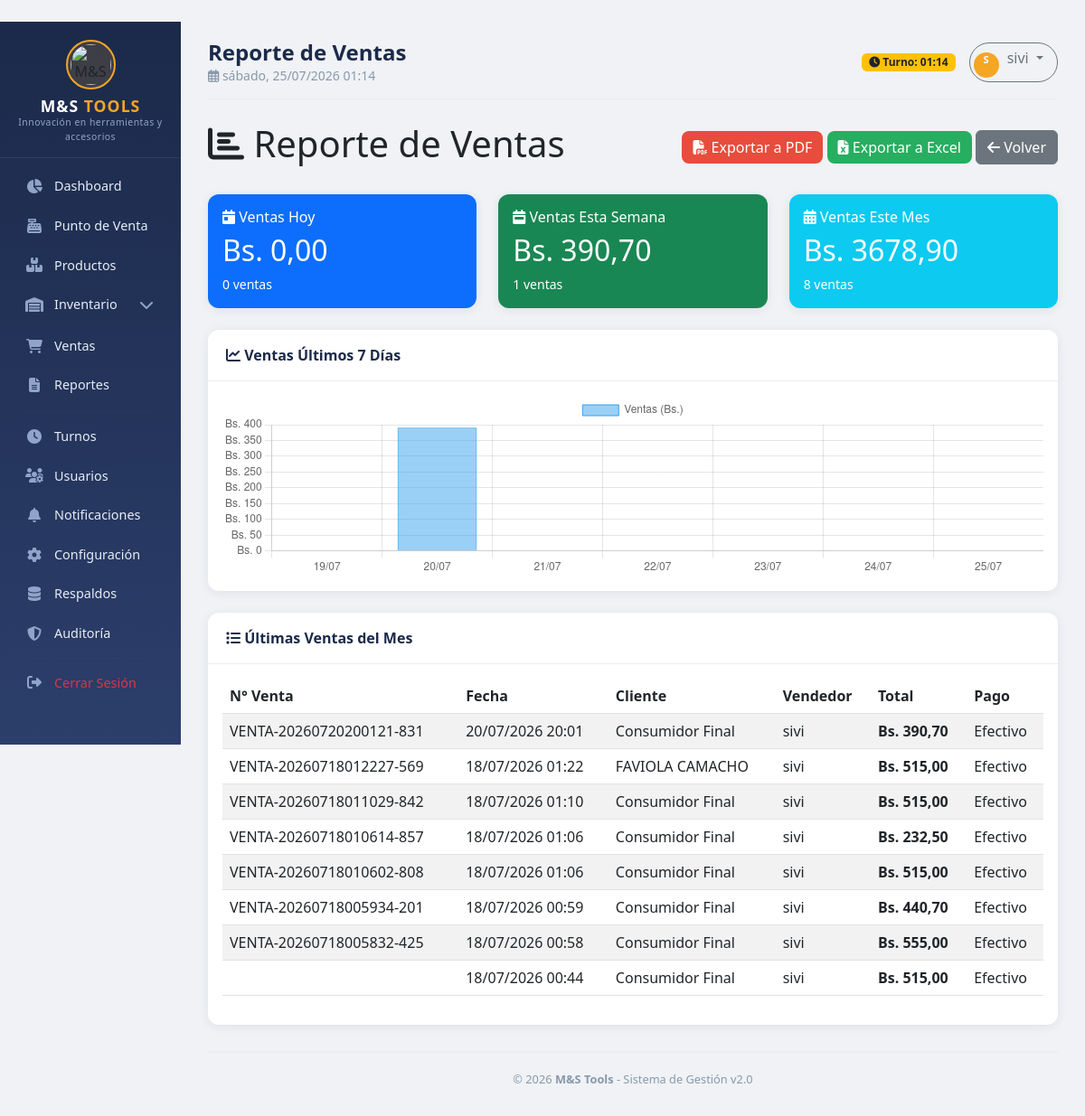
The page /reports/ventas/ (signed in) on the database its author committed.
### apps/sales/models.py (models this page shows, shortened)
class Sale(models.Model):
    PAYMENT_CHOICES = [
        ('EFECTIVO', 'Efectivo'),
        ('TARJETA', 'Tarjeta'),
        ('CREDITO', 'Crédito'),
        ('QR', 'QR / Transferencia'),
    ]
    STATUS_CHOICES = [
        ('PENDIENTE', 'Pendiente'),
        ('COMPLETADA', 'Completada'),
        ('ANULADA', 'Anulada'),
        ('COTIZACION', 'Cotización/Proforma'),
    ]
    INVOICE_CHOICES = [
        ('SIN_IVA', 'Sin IVA (Consumidor Final)'),
        ('CON_IVA', 'Con Factura (16%)'),
    ]
    sale_number = models.CharField('Número de Venta', max_length=20, unique=True)
    date = models.DateTimeField('Fecha', auto_now_add=True)
    user = models.ForeignKey(User, on_delete=models.PROTECT, verbose_name='Vendedor')
    customer_name = models.CharField('Cliente', max_length=200, blank=True)
    customer_phone = models.CharField('Teléfono', max_length=20, blank=True)
    customer_nit = models.CharField('NIT/CI', max_length=20, blank=True)
    subtotal = models.DecimalField('Subtotal', max_digits=12, decimal_places=2, default=0)
    discount = models.DecimalField('Descuento', max_digits=12, decimal_places=2, default=0)
    tax = models.DecimalField('IVA', max_digits=12, decimal_places=2, default=0)
    tax_rate = models.DecimalField('Tasa IVA', max_digits=5, decimal_places=2, default=0)
    total = models.DecimalField('Total', max_digits=12, decimal_places=2, default=0)
    payment_method = models.CharField('Método de Pago', max_length=20, choices=PAYMENT_CHOICES, default='EFECTIVO')
    amount_paid = models.DecimalField('Monto Pagado', max_digits=12, decimal_places=2, default=0)
    change_amount = models.DecimalField('Vuelto', max_digits=12, decimal_places=2, default=0)
    is_quotation = models.BooleanField('¿Es Cotización/Proforma?', default=False)
    invoice_type = models.CharField('Tipo de Facturación', max_length=20, choices=INVOICE_CHOICES, default='SIN_IVA')
    invoice_number = models.CharField('Nº Factura', max_length=20, blank=True)
    status = models.CharField('Estado', max_length=20, choices=STATUS_CHOICES, default='PENDIENTE')
    notes = models.TextField('Observaciones', blank=True)
    created_at = models.DateTimeField('Creado', auto_now_add=True)
    updated_at = models.DateTimeField('Actualizado', auto_now=True)
    class Meta:
        verbose_name = 'Venta'
        verbose_name_plural = 'Ventas'
        ordering = ['-date']

### apps/reports/views.py (the view)
# urls.py: path('ventas/', views.sales_report, name='sales'),
@login_required
def sales_report(request):
    hoy = timezone.now().date()
    inicio_semana = hoy - timedelta(days=hoy.weekday())
    inicio_mes = hoy.replace(day=1)
    estado_valido = 'COMPLETADA'
    ventas_hoy = Sale.objects.filter(date__date=hoy, status=estado_valido)
    total_hoy = ventas_hoy.aggregate(total=Sum('total'))['total'] or 0
    count_hoy = ventas_hoy.count()
    ventas_semana = Sale.objects.filter(
        date__date__gte=inicio_semana,
        date__date__lte=hoy,
        status=estado_valido
    )
    total_semana = ventas_semana.aggregate(total=Sum('total'))['total'] or 0
    count_semana = ventas_semana.count()
    ventas_mes = Sale.objects.filter(
        date__date__gte=inicio_mes,
        date__date__lte=hoy,
        status=estado_valido
    )
    total_mes = ventas_mes.aggregate(total=Sum('total'))['total'] or 0
    count_mes = ventas_mes.count()
    ventas_dias = []
    for i in range(6, -1, -1):
        fecha = hoy - timedelta(days=i)
        ventas_dia = Sale.objects.filter(date__date=fecha, status=estado_valido)
        total_dia = ventas_dia.aggregate(total=Sum('total'))['total'] or 0
        ventas_dias.append({
            'fecha': fecha.strftime('%d/%m'),
            'total': float(total_dia),
            'count': ventas_dia.count()
        })
    ventas_export = Sale.objects.filter(
        date__date__gte=inicio_mes,
        date__date__lte=hoy,
        status=estado_valido
    ).order_by('-date')
    context = {
        'total_hoy': total_hoy,
        'count_hoy': count_hoy,
        'total_semana': total_semana,
        'count_semana': count_semana,
        'total_mes': total_mes,
        'count_mes': count_mes,
        'ventas_dias': json.dumps(ventas_dias),
        'ventas_export': ventas_export,
        'title': 'Reporte de Ventas'
    }
    return render(request, 'reports/sales_report.html', context)

### templates/reports/sales_report.html (shortened to what this page needs)
{% extends 'base/base.html' %}
{% load static %}
{% block content %}
<div class="d-flex justify-content-between align-items-center mb-4">
    <h1><i class="fas fa-chart-bar"></i> Reporte de Ventas</h1>
    <div>
        <a href="{% url 'reports:export_sales_pdf' %}" class="btn btn-danger">
            <i class="fas fa-file-pdf"></i> Exportar a PDF
        </a>
        <a href="{% url 'reports:export_sales' %}" class="btn btn-success">
            <i class="fas fa-file-excel"></i> Exportar a Excel
        </a>
        <a href="{% url 'reports:dashboard' %}" class="btn btn-secondary">
            <i class="fas fa-arrow-left"></i> Volver
        </a>
    </div>
</div>
<div class="row mb-4">
    <div class="col-md-4">
        <div class="card text-white bg-primary">
            <div class="card-body">
                <h6><i class="fas fa-calendar-day"></i> Ventas Hoy</h6>
                <h2>Bs. {{ total_hoy|floatformat:2 }}</h2>
                <small>{{ count_hoy }} ventas</small>
            </div>
        </div>
    </div>
    <div class="col-md-4">
        <div class="card text-white bg-success">
            <div class="card-body">
                <h6><i class="fas fa-calendar-week"></i> Ventas Esta Semana</h6>
                <h2>Bs. {{ total_semana|floatformat:2 }}</h2>
                <small>{{ count_semana }} ventas</small>
            </div>
        </div>
    </div>
    <div class="col-md-4">
        <div class="card text-white bg-info">
            <div class="card-body">
                <h6><i class="fas fa-calendar-alt"></i> Ventas Este Mes</h6>
                <h2>Bs. {{ total_mes|floatformat:2 }}</h2>
                <small>{{ count_mes }} ventas</small>
            </div>
        </div>
    </div>
</div>
<div class="card mb-4">
    <div class="card-header">
        <i class="fas fa-chart-line"></i> Ventas Últimos 7 Días
    </div>
    <div class="card-body">
        <canvas id="ventasChart" height="200"></canvas>
    </div>
</div>
<div class="card">
    <div class="card-header">
        <i class="fas fa-list"></i> Últimas Ventas del Mes
    </div>
    <div class="card-body">
        <div class="table-responsive">
            <table class="table table-striped table-hover">
                <thead>
                    <tr>
                        <th>N° Venta</th>
                        <th>Fecha</th>
                        <th>Cliente</th>
                        <th>Vendedor</th>
                        <th>Total</th>
                        <th>Pago</th>
                    </tr>
                </thead>
                <tbody>
                    {% for venta in ventas_export|slice:":10" %}
                    <tr>
                        <td>{{ venta.sale_number }}</td>
                        <td>{{ venta.date|date:"d/m/Y H:i" }}</td>
                        <td>{{ venta.customer_name|default:"Consumidor Final" }}</td>
                        <td>{{ venta.user.username }}</td>
                        <td><strong>Bs. {{ venta.total|floatformat:2 }}</strong></td>
                        <td>{{ venta.get_payment_method_display }}</td>
                    </tr>
                    {% empty %}
                    <tr>
                        <td colspan="6" class="text-center text-muted">Sin ventas en el mes</td>
                    </tr>
                    {% endfor %}
                </tbody>
            </table>
        </div>
    </div>
</div>
<script>
document.addEventListener('DOMContentLoaded', function() {
    const data = {{ ventas_dias|safe }};
    const ctx = document.getElementById('ventasChart').getContext('2d');
    new Chart(ctx, {
        type: 'bar',
        data: {
            labels: data.map(item => item.fecha),
            datasets: [{
                label: 'Ventas (Bs.)',
                data: data.map(item => item.total),
                backgroundColor: 'rgba(54, 162, 235, 0.5)',
                borderColor: 'rgba(54, 162, 235, 1)',
                borderWidth: 1
            }]
        },
        options: {
            responsive: true,
            maintainAspectRatio: false,
            scales: {
                y: {
                    beginAtZero: true,
                    ticks: {
                        callback: function(value) {
                            return 'Bs. ' + value;
                        }
                    }
                }
            }
        }
    });
});
</script>
{% endblock %}

### templates/base/base.html (shortened to what this page needs)
﻿<!DOCTYPE html>
<html lang="es">
<head>
    <link href="https://cdn.jsdelivr.net/npm/bootstrap@5.3.0/dist/css/bootstrap.min.css" rel="stylesheet">
    <link rel="stylesheet" href="https://cdnjs.cloudflare.com/ajax/libs/font-awesome/6.4.0/css/all.min.css">
</head>
<body>
    <div class="container-fluid">
        <div class="row">
            <div class="col-md-2 col-lg-2 d-none d-md-block sidebar p-0">
                <div class="logo">
    <div class="logo-icon">
        <img src="/media/logos/logo_redondo.png" alt="M&S Tools" style="width: 45px; height: 45px; object-fit: contain; border-radius: 50%;">
    </div>
    <h5>M&S <span>TOOLS</span></h5>
    <small>Innovación en herramientas y accesorios</small>
</div>
                <div class="nav-section">
                    <a class="nav-link {% if request.resolver_match.url_name == 'dashboard' %}active{% endif %}" href="{% url 'core:dashboard' %}">
                        <i class="fas fa-chart-pie"></i> Dashboard
                    </a>
                    <a class="nav-link" href="{% url 'sales:pos' %}">
                        <i class="fas fa-cash-register"></i> Punto de Venta
                    </a>
                    <a class="nav-link" href="{% url 'products:list' %}">
                        <i class="fas fa-boxes"></i> Productos
                    </a>
                    <div class="submenu-toggle nav-link" onclick="toggleSubmenu(this)">
                        <i class="fas fa-warehouse"></i> Inventario
                        <span class="chevron"><i class="fas fa-chevron-down"></i></span>
                    </div>
                    <a class="nav-link" href="{% url 'sales:list' %}">
                        <i class="fas fa-shopping-cart"></i> Ventas
                    </a>
<a class="nav-link" href="{% url 'reports:dashboard' %}">
    <i class="fas fa-file-alt"></i> Reportes
</a>
                    <hr class="sidebar-divider">
                    <a class="nav-link" href="{% url 'users:shift_dashboard' %}">
                        <i class="fas fa-clock"></i> Turnos
                    </a>
                    {% if user.is_superuser %}
                    <a class="nav-link" href="{% url 'users:list' %}">
                        <i class="fas fa-users-cog"></i> Usuarios
                    </a>
                    {% endif %}
                    <a class="nav-link" href="{% url 'notifications:list' %}">
                        <i class="fas fa-bell"></i> Notificaciones
                    </a>
                    {% if user.is_superuser %}
                    <a class="nav-link" href="{% url 'core:settings' %}">
                        <i class="fas fa-cog"></i> Configuración
                    </a>
                    {% endif %}
                    {% if user.is_superuser %}
                    <a class="nav-link" href="{% url 'backup:list' %}">
                        <i class="fas fa-database"></i> Respaldos
                    </a>
                    {% endif %}
                    {% if user.is_superuser %}
                    <a class="nav-link" href="{% url 'audit:dashboard' %}">
                        <i class="fas fa-shield-alt"></i> Auditoría
                    </a>
                    {% endif %}
                    <hr class="sidebar-divider">
                    <a class="nav-link text-danger" href="{% url 'core:logout' %}">
                        <i class="fas fa-sign-out-alt"></i> Cerrar Sesión
                    </a>
                </div>
            </div>
            <div class="col-md-10 col-lg-10 main-content">
                <div class="top-bar">
                    <div>
                        <h4>{% block page_title %}{{ title|default:"Dashboard" }}{% endblock %}</h4>
                        <small><i class="far fa-calendar-alt"></i> {% now "l, d/m/Y H:i" %}</small>
                    </div>
                    <div class="user-info">
                        <span class="badge bg-warning text-dark">
                            <i class="fas fa-clock"></i> Turno: {% now "H:i" %}
                        </span>
                        <div class="dropdown">
                            <button class="btn btn-outline-secondary dropdown-toggle" type="button" data-bs-toggle="dropdown" style="border-radius: 30px; padding: 4px 15px 4px 4px;">
                                <span class="user-avatar" style="display: inline-block; width: 28px; height: 28px; font-size: 0.7rem; margin-right: 5px;">
                                    {{ user.username|first|upper }}
                                </span>
                                {{ user.username|default:"Invitado" }}
                            </button>
                        </div>
                    </div>
                </div>
                {% block content %}{% endblock %}
                <div class="footer">
                    &copy; {% now "Y" %} <strong>M&S Tools</strong> - Sistema de Gestión v2.0
                </div>
            </div>
        </div>
    </div>
</body>
</html>

### rows shown on the page
Sale: sale_number "VENTA-20260720200121-831", date "20/07/2026 20:01", customer_name "Consumidor Final", user.username "sivi", total "390,70", payment_method "Efectivo"
Sale: sale_number "VENTA-20260718012227-569", date "18/07/2026 01:22", customer_name "FAVIOLA CAMACHO", user.username "sivi", total "515,00", payment_method "Efectivo"
Sale: sale_number "VENTA-20260718011029-842", date "18/07/2026 01:10", customer_name "Consumidor Final", user.username "sivi", total "515,00", payment_method "Efectivo"
Sale: sale_number "VENTA-20260718010614-857", date "18/07/2026 01:06", customer_name "Consumidor Final", user.username "sivi", total "232,50", payment_method "Efectivo"
Sale: sale_number "VENTA-20260718010602-808", date "18/07/2026 01:06", customer_name "Consumidor Final", user.username "sivi", total "515,00", payment_method "Efectivo"
Sale: sale_number "VENTA-20260718005934-201", date "18/07/2026 00:59", customer_name "Consumidor Final", user.username "sivi", total "440,70", payment_method "Efectivo"
Sale: sale_number "VENTA-20260718005832-425", date "18/07/2026 00:58", customer_name "Consumidor Final", user.username "sivi", total "555,00", payment_method "Efectivo"
Sale: date "18/07/2026 00:44", customer_name "Consumidor Final", user.username "sivi", total "515,00", payment_method "Efectivo"

### other values the page prints
{{ title|default:"Dashboard" }} "Reporte de Ventas"
{{ user.username|first|upper }} "S"
{{ user.username|default:"Invitado" }} "sivi"
{{ total_hoy|floatformat:2 }} "0,00"
{{ count_hoy }} "0"
{{ total_semana|floatformat:2 }} "390,70"
{{ count_semana }} "1"
{{ total_mes|floatformat:2 }} "3678,90"
{{ count_mes }} "8"
